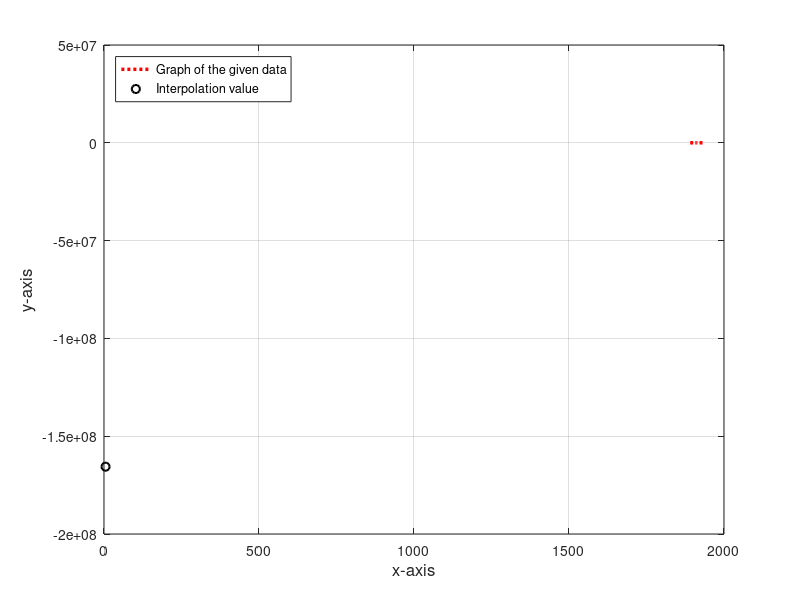

This chart was generated by the following MATLAB code:
x = [1891 1901 1911 1921 1931];
y = [46 66 81 93 101];

% Forward difference table
n = length(y) - 1;
dt(:,1) = x';
dt(:,2) = y';
for j = 3:length(y)+1
    for i = 1:n
        dt(i,j) = dt(i+1,j-1) - dt(i,j-1);
    end
    n = n - 1;
end

% Interpolation using Newton's forward difference formula
z = input('The interpolation value is=');
h = x(2) - x(1);
p = (z - x(1)) / h;
sum = y(1);
for i = 1:length(y)-1
    prod = 1;
    for j = 1:i
        prod = prod * (p - j + 1);
    end
    sum = sum + (prod * dt(1, i+2)) / factorial(i);
end
fprintf('The required interpolation value at %.2f is = %.6f\n', z, sum);

% Plot graph
plot(x, y, ':r', 'Linewidth', 2.5);
hold on;
plot(z, sum, 'ok', 'Linewidth', 1.5);
grid on;
xlabel('x-axis', 'Fontsize', 12);
ylabel('y-axis', 'Fontsize', 12);
legend('Graph of the given data', 'Interpolation value', 'Location', 'northwest');
hold off;
